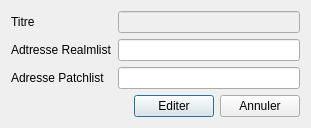
<?xml version="1.0" encoding="UTF-8"?>
<ui version="4.0">
 <class>FenEditer</class>
 <widget class="QDialog" name="FenEditer">
  <property name="geometry">
   <rect>
    <x>0</x>
    <y>0</y>
    <width>311</width>
    <height>121</height>
   </rect>
  </property>
  <property name="sizePolicy">
   <sizepolicy hsizetype="Preferred" vsizetype="Fixed">
    <horstretch>0</horstretch>
    <verstretch>0</verstretch>
   </sizepolicy>
  </property>
  <property name="windowTitle">
   <string>EasyRealm - Edition d'un realmlist</string>
  </property>
  <layout class="QGridLayout" name="gridLayout">
   <item row="0" column="0" colspan="3">
    <layout class="QFormLayout" name="formLayout">
     <item row="0" column="0">
      <widget class="QLabel" name="label">
       <property name="text">
        <string>Titre</string>
       </property>
      </widget>
     </item>
     <item row="1" column="0">
      <widget class="QLabel" name="label_2">
       <property name="text">
        <string>Adtresse Realmlist</string>
       </property>
      </widget>
     </item>
     <item row="2" column="0">
      <widget class="QLabel" name="label_3">
       <property name="text">
        <string>Adresse Patchlist</string>
       </property>
      </widget>
     </item>
     <item row="0" column="1">
      <widget class="QLineEdit" name="ui_titre">
       <property name="enabled">
        <bool>false</bool>
       </property>
      </widget>
     </item>
     <item row="1" column="1">
      <widget class="QLineEdit" name="ui_realmlist"/>
     </item>
     <item row="2" column="1">
      <widget class="QLineEdit" name="ui_patchlist">
       <property name="enabled">
        <bool>true</bool>
       </property>
      </widget>
     </item>
    </layout>
   </item>
   <item row="1" column="0">
    <spacer name="horizontalSpacer">
     <property name="orientation">
      <enum>Qt::Horizontal</enum>
     </property>
     <property name="sizeHint" stdset="0">
      <size>
       <width>128</width>
       <height>20</height>
      </size>
     </property>
    </spacer>
   </item>
   <item row="1" column="1">
    <widget class="QPushButton" name="ui_btnEditer">
     <property name="enabled">
      <bool>true</bool>
     </property>
     <property name="text">
      <string>Editer</string>
     </property>
     <property name="icon">
      <iconset resource="EasyRealmRessources.qrc">
       <normaloff>:/FenPrincipale/ressources/ok_edit.png</normaloff>:/FenPrincipale/ressources/ok_edit.png</iconset>
     </property>
    </widget>
   </item>
   <item row="1" column="2">
    <widget class="QPushButton" name="ui_btnAnnuler">
     <property name="text">
      <string>Annuler</string>
     </property>
     <property name="icon">
      <iconset resource="EasyRealmRessources.qrc">
       <normaloff>:/FenPrincipale/ressources/cancel.png</normaloff>:/FenPrincipale/ressources/cancel.png</iconset>
     </property>
    </widget>
   </item>
  </layout>
 </widget>
 <resources>
  <include location="EasyRealmRessources.qrc"/>
 </resources>
 <connections/>
</ui>
